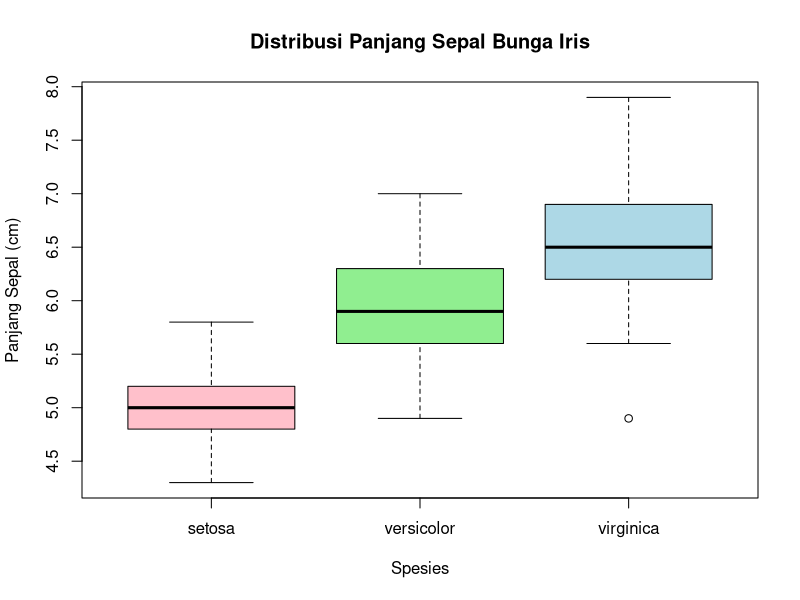

The R source for this figure:
# --- Eksplorasi Data oleh Annisa ---

# Menampilkan 6 data teratas
head(iris)

# Membuat visualisasi Boxplot
boxplot(Sepal.Length ~ Species, data = iris, 
        main = "Distribusi Panjang Sepal Bunga Iris",
        xlab = "Spesies", ylab = "Panjang Sepal (cm)",
        col = c("pink", "lightgreen", "lightblue"))
